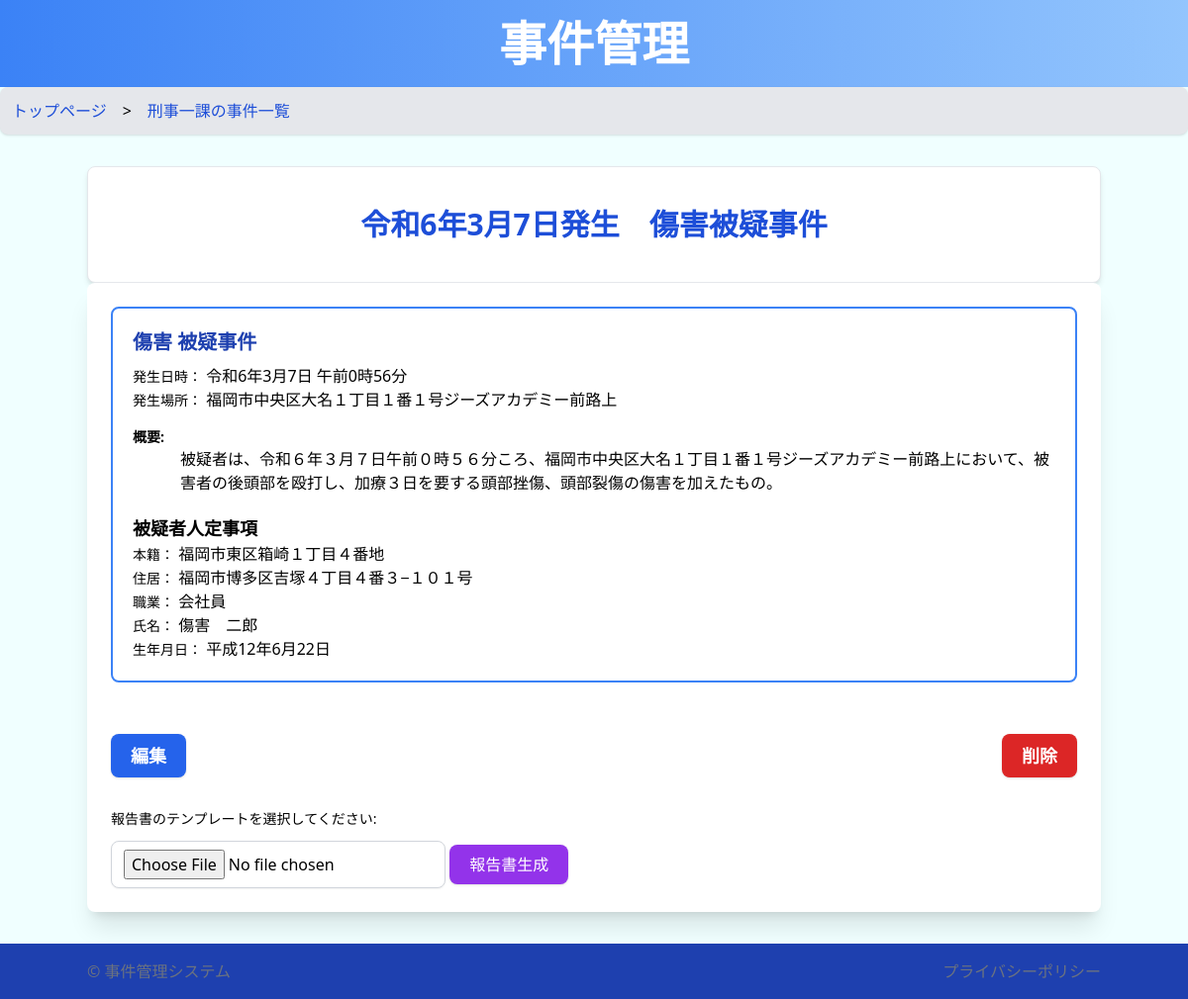
Screenshot of /crime/9 with the database file from the repository.
### wordapp/models.py (models this page shows, shortened)
class Crime(models.Model):
    division = models.ForeignKey(Division, related_name="crimes", on_delete=models.CASCADE)
    crime_name = models.CharField(max_length=100)#  このフィールドは必須
    crime_name_second = models.CharField(max_length=100, null=True, blank=True)# 任意
    crime_start_date = models.DateField(null=True, blank=True)# 日付はNULLまたは空を許容
    crime_start_time = models.TimeField(null=True, blank=True)# 時間もNULLまたは空を許容
    crime_end_date = models.DateField(null=True, blank=True)# 日付はNULLまたは空を許容
    crime_end_time = models.TimeField(null=True, blank=True)# 時間もNULLまたは空を許容
    crime_place = models.CharField(max_length=100, null=True, blank=True)# 任意
    crime_fact = models.TextField(null=True, blank=True)# 任意
    suspect_honseki = models.CharField(max_length=100, null=True, blank=True)# 任意
    suspect_address = models.CharField(max_length=100, null=True, blank=True)# 任意
    suspect_job = models.CharField(max_length=100, null=True, blank=True)# 任意
    suspect_name = models.CharField(max_length=100, null=True, blank=True)# 任意
    suspect_birthday = models.DateField(null=True, blank=True)# 日付はNULLまたは空を許容

### wordapp/views.py (the view)
# urls.py: path('crime/<int:pk>', CrimeDetailView.as_view(), name='crime_detail'),
class CrimeDetailView(DetailView):
    model = Crime
    template_name = 'crime_detail.html'
    def get_context_data(self, **kwargs):
        context = super().get_context_data(**kwargs)
        crime = self.get_object()
        context['division_id'] = crime.division.id
        return context

### wordapp/templatetags/custom_filters.py (called while the page is built)
@register.filter
def to_japanese_time(value):
    if not value or not isinstance(value, datetime.time):
        return value  # valueが時間オブジェクトでない場合はそのまま返す
    hour = value.hour
    minute = value.minute
    am_pm = '午前' if hour < 12 else '午後'
    hour = hour if hour <= 12 else hour - 12
    return f'{am_pm}{hour}時{minute}分'

### wordapp/templatetags/japanese_era.py (called while the page is built)
@register.filter
def to_japanese_era(value):
    if not isinstance(value, datetime.date):
        return value
    reiwa_start_date = datetime.date(2019, 5, 1)
    if value >= reiwa_start_date:
        era_name = '令和'
        era_year = value.year - 2018
    else:
        era_name = '平成'  # 仮の処理。実際には正しい年号を計算する必要があります。
        era_year = value.year - 1988  # 仮の計算。実際には正しい計算を行う必要があります。
    if era_year == 1:
        era_year = '元'
    return f'{era_name}{era_year}年{value.month}月{value.day}日'

### templates/crime_detail.html (shortened to what this page needs)
{% extends 'base.html' %}
{% load japanese_era %}
{% load custom_filters %}
{% block page_specific_content %}
    <div class="text-blue-700 text-3xl font-bold text-center my-4">
        {{ object.crime_start_date|to_japanese_era }}発生　{{ object.crime_name }}被疑事件
    </div>
{% endblock page_specific_content %}
{% block breadcrumb %}
    <nav aria-label='breadcrumb' class="flex bg-gray-200 p-3 rounded-lg shadow">
        <ol class="list-none flex space-x-4">
            <li><a href="{% url 'division_list' %}" class="text-blue-700 hover:text-blue-800">トップページ</a></li>
            <li>&gt;</li>
            <li><a href="{% url 'crime_list' division_id=division_id %}" class="text-blue-700 hover:text-blue-800">
                {% if division_id == 1 %}
                    刑事一課の事件一覧
                {% elif division_id == 2 %}
                    刑事二課の事件一覧
                {% elif division_id == 3 %}
                    刑事三課の事件一覧
                {% else %}
                    事件一覧
                {% endif %}
            </a></li>
        </ol>
    </nav>
{% endblock breadcrumb %}
{% block content %}
    <div class="container mx-auto p-6 bg-white shadow-xl rounded-lg">
        <div class="detail border-2 rounded-lg border-blue-500 p-5">
            <h2 class="text-xl font-bold text-blue-800 mb-2">
                {% if object.crime_name_second %}
                    <a href="{% url 'crime_detail' crime.id %}" class="hover:text-blue-600">{{ object.crime_name }}（{{ object.crime_name_second|default_if_none:'' }}）</a>
                {% else %}
                    <a href="{% url 'crime_detail' crime.id %}" class="hover:text-blue-600">{{ object.crime_name }}</a>
                {% endif %}
            被疑事件</h2>
            <p><span class="text-sm font-medium">発生日時：</span> {{ object.crime_start_date|to_japanese_era }} {{ object.crime_start_time|to_japanese_time }}</p>
            <p><span class="text-sm font-medium">発生場所：</span> {{ object.crime_place|default_if_none:'' }}</p>
            <h4 class="text-sm font-bold mt-4">概要:</h4>
            <p class="ml-12 mb-5">{{ object.crime_fact|default_if_none:'' }}</p>
            <h3 class="text-lg font-bold">被疑者人定事項</h3>
            <p><span class="text-sm font-medium">本籍：</span> {{ object.suspect_honseki|default_if_none:'' }}</p>
            <p><span class="text-sm font-medium">住居：</span> {{ object.suspect_address|default_if_none:'' }}</p>
            <p><span class="text-sm font-medium">職業：</span> {{ object.suspect_job|default_if_none:'' }}</p>
            <p><span class="text-sm font-medium">氏名：</span> {{ object.suspect_name|default_if_none:'' }}</p>
            <p><span class="text-sm font-medium">生年月日：</span> {{ object.suspect_birthday|to_japanese_era }}</p>
        </div>
        <div class="flex items-center justify-between my-8">
            <button class="text-lg py-2 px-5 mt-5 bg-blue-600 hover:bg-blue-700 text-white font-bold rounded-lg shadow transition duration-300 ease-in-out"><a href="{% url 'crime_update' pk=crime.id %}">編集</a></button>
            <form action="{% url 'crime_delete' pk=crime.id %}" method="post" onsubmit="return confirm('本当に削除しますか？');">
                <input type="submit" value="削除" class="text-lg py-2 px-5 mt-5 bg-red-600 hover:bg-red-700 text-white font-bold rounded-lg shadow transition duration-300 ease-in-out">
            </form>
        </div>
        <form method="post" enctype="multipart/form-data" action="{% url 'generate_report' pk=crime.pk %}">
            <label for="docxFile" class="block text-sm font-medium">報告書のテンプレートを選択してください:</label>
            <input type="file" id="docxFile" name="docxFile" accept=".docx" class="form-input rounded-lg border-gray-300 shadow-sm mt-1">
            <button type="submit" class="bg-purple-600 hover:bg-purple-700 text-white py-2 px-5 mt-4 rounded-lg shadow transition duration-300 ease-in-out">報告書生成</button>
        </form>
    </div>
{% endblock content %}

### rows the page displays
Crime: crime_start_date|to_japanese_era "令和6年3月7日", crime_name "傷害", crime_start_time|to_japanese_time "午前0時56分", crime_place "福岡市中央区大名１丁目１番１号ジーズアカデミー前路上", crime_fact "被疑者は、令和６年３月７日午前０時５６分ころ、福岡市中央区大名１丁目１番１号ジーズアカデミー前路上において、被害者の後頭部を殴打し、加療３日を要する頭部挫傷、頭部裂傷の傷害を加えたもの。", suspect_honseki "福岡市東区箱崎１丁目４番地", suspect_address "福岡市博多区吉塚４丁目４番３−１０１号", suspect_job "会社員", suspect_name "傷害 二郎", suspect_birthday|to_japanese_era "平成12年6月22日"
